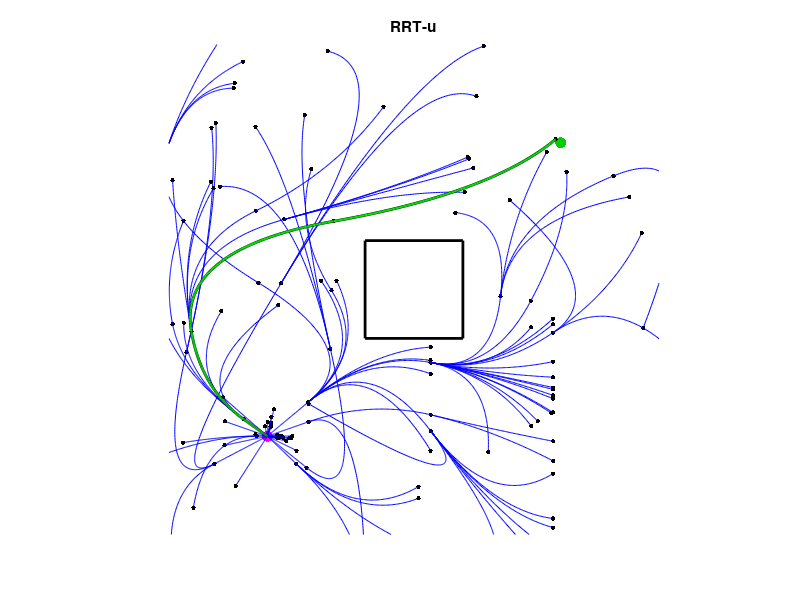

The MATLAB source for this figure:
function RRTu()
    % The RRT-u variant
    % By Urban Eriksson
 
    figure(1003)
    clf 
    axes('box','off','xtick',[],'ytick',[],'ztick',[],'xcolor',[1 1 1],'ycolor',[1 1 1]);
    hold on
    axis([0 1 0 1])

    daspect([1 1 1])
    title('RRT-u')

    xstart = 0.2;
    ystart = 0.2;
    xgoal = 0.8;
    ygoal = 0.8;
    goalradius = 0.03;
    maxacc = 1.0;
    maxvel = 0.25;
    dt_limit = 1;  % Fixed incremental travel time


    nodesx = xstart;
    nodesy = ystart;
    velocitiesx = 0;
    velocitiesy = 0;
    baktrk = -1;
    costs = 0;
    %linehandles = plot(xstart,ystart);
    accelerationsx = 0;
    accelerationsy = 0;
    dts = 0;

    plot(xstart,ystart,'.','markersize',24,'color',[1 0 1]) % start marker
    plot(xgoal,ygoal,'.g','markersize',24,'color',[0 0.8 0]) % goal marker
    plot([0.4 0.6 0.6 0.4 0.4],[0.4 0.4 0.6 0.6 0.4],'linewidth',2,'color','k') % obstacle

    delay = 0.4;

    max_iter = 1000;
    for j = 1:max_iter

        % Sample random configuration
        xrand = rand;
        yrand = rand;

        %  Find nearest
        N = length(nodesx);
        cost_cand = zeros(1,N);
        dt_min = zeros(1,N);
        ax_cand = zeros(1,N);
        ay_cand = zeros(1,N);
        for k = 1:length(nodesx)
            [dt_min(k), ax_cand(k) , ay_cand(k)]= minimize_deltat(nodesx(k), nodesy(k), xrand, yrand, velocitiesx(k), velocitiesy(k), maxacc, maxvel);
            cost_cand(k) = costs(k) + dt_min(k);
        end

        %[dt_min,ix] = min(dt_min);
        [dt_min,ix_min] = min(cost_cand);

        [x_path1,y_path1,vx1,vy1] = calculate_path_points(nodesx(ix_min), nodesy(ix_min), velocitiesx(ix_min), velocitiesy(ix_min), dt_min, ax_cand(ix_min), ay_cand(ix_min));
        
        if collision_free(x_path1, y_path1)

            h1 = plot(x_path1,y_path1,'k:');
            h2 = plot(xrand,yrand,'.k','markersize',10);
            pause(delay)
            delete(h1)
            delete(h2)
            
            dt_new = min(dt_limit,dt_min);
            [x_path2,y_path2,vx2,vy2] = calculate_path_points(nodesx(ix_min), nodesy(ix_min), velocitiesx(ix_min), velocitiesy(ix_min), dt_new, ax_cand(ix_min), ay_cand(ix_min));
            xnew = x_path2(end);
            ynew = y_path2(end);
            
            plot(x_path2,y_path2,'b');
            plot(xnew,ynew,'.k','markersize',10)
            
            nodesx = [nodesx xnew];
            nodesy = [nodesy ynew];
            velocitiesx = [velocitiesx vx2];
            velocitiesy = [velocitiesy vy2];
            baktrk = [baktrk ix_min];
            %linehandles = [linehandles h3];
            costs = [costs cost_cand(ix_min)];
            accelerationsx = [accelerationsx ax_cand(ix_min)];
            accelerationsy = [accelerationsy ay_cand(ix_min)];
            dts = [dts dt_new];
            
            if (sqrt((xnew-xgoal)^2 + (ynew-ygoal)^2) < goalradius)
                optimal_path_plot(nodesx,nodesy,velocitiesx,velocitiesy,dts,accelerationsx,accelerationsy,baktrk);
                break
            end
            
            pause(delay)
        end

        drawnow
        delay = delay * 0.9;

    end
end


function is_free = collision_free(xpath, ypath)
    is_free = ~any( abs(xpath - 0.5) < 0.1 & abs(ypath - 0.5) < 0.1);
end

function optimal_path_plot(nodesx,nodesy,nodesvx,nodesvy,dts,axs,ays,baktrk)
    ix = length(nodesx);
    while (baktrk(ix) ~= -1)

        ixbak = baktrk(ix);

        [x_path, y_path, vx_end, vy_end] = calculate_path_points(nodesx(ixbak),nodesy(ixbak),nodesvx(ixbak),nodesvy(ixbak),dts(ix),axs(ix),ays(ix));


        plot(x_path,y_path,'color',[0 0 0],'linewidth',2)
        plot(x_path,y_path,'color',[0 0.9 0],'linewidth',1.5)
        ix = baktrk(ix);
    end
end

function [dt_opt, ax_opt , ay_opt]= minimize_deltat(x0,y0,x1,y1,vx0,vy0,maxa, maxv)

    dx = x1 - x0;
    dy = y1 - y0;

    dt_array = zeros(1,12);
    ax_array = zeros(1,12);
    ay_array = zeros(1,12);
    approved = false(1,12);

    %%%%%%%%%%%%%%%%%%%%%%%%%%%%%%%%%%
    % #1 vx is the max allowed velocity at dt
    vx1 = maxv;
    dt = 2 * dx / (vx1 +  vx0);
    ax = (vx1 - vx0) / dt;
    ay = 2 / dt^2 * (dy - vy0 * dt);
    vy1 = vy0 + ay * dt;
    [approved(1),dt_array(1),ax_array(1),ay_array(1)] = test_and_approve(dt,vx1,vy1,ax,ay,maxv,maxa);

    % #2 vx is the min allowed velocity at dt
    vx1 = -maxv;
    dt = 2 * dx / (vx1 +  vx0);
    ax = (vx1 - vx0) / dt;
    ay = 2 / dt^2 * (dy - vy0 * dt);
    vy1 = vy0 + ay * dt;
    [approved(2),dt_array(2),ax_array(2),ay_array(2)] = test_and_approve(dt,vx1,vy1,ax,ay,maxv,maxa);

    % #3 ax is the max allowed acceleration : positive solution
    ax = maxa;
    t2 = (vx0 / ax)^2 + 2 * dx / ax;
    dt = - vx0 / ax + sqrt( t2 );
    ay = 2 / dt^2 * (dy - vy0 * dt);
    vx1 = vx0 + ax * dt;
    vy1 = vy0 + ay * dt;
    [approved(3),dt_array(3),ax_array(3),ay_array(3)] = test_and_approve(dt,vx1,vy1,ax,ay,maxv,maxa);

    % #4 ax is the max allowed acceleration : negativetive solution
    ax = maxa;
    t2 = (vx0 / ax)^2 + 2 * dx / ax;
    dt = - vx0 / ax - sqrt( t2 );
    ay = 2 / dt^2 * (dy - vy0 * dt);
    vx1 = vx0 + ax * dt;
    vy1 = vy0 + ay * dt;
    [approved(4),dt_array(4),ax_array(4),ay_array(4)] = test_and_approve(dt,vx1,vy1,ax,ay,maxv,maxa);

    % #5
    ax = -maxa;
    t2 = (vx0 / ax)^2 + 2 * dx / ax;
    dt = - vx0 / ax + sqrt( t2 );
    ay = 2 / dt^2 * (dy - vy0 * dt);
    vx1 = vx0 + ax * dt;
    vy1 = vy0 + ay * dt;
    [approved(5),dt_array(5),ax_array(5),ay_array(5)] = test_and_approve(dt,vx1,vy1,ax,ay,maxv,maxa);

    % #6
    ax = -maxa;
    t2 = (vx0 / ax)^2 + 2 * dx / ax;
    dt = - vx0 / ax - sqrt( t2 );
    ay = 2 / dt^2 * (dy - vy0 * dt);
    vx1 = vx0 + ax * dt;
    vy1 = vy0 + ay * dt;
    [approved(6),dt_array(6),ax_array(6),ay_array(6)] = test_and_approve(dt,vx1,vy1,ax,ay,maxv,maxa);

    %%%%%%%%%%%%%%%%%%%%%%%%%%%%%%%%%%
    % #7 vy = given velocity at dt
    vy1 = maxv;
    dt = 2 * dy / (vy1 +  vy0);
    ay = (vy1 - vy0) / dt;
    ax = 2 / dt^2 * (dx - vx0 * dt);
    vx1 = vx0 + ax * dt;
    [approved(7),dt_array(7),ax_array(7),ay_array(7)] = test_and_approve(dt,vx1,vy1,ax,ay,maxv,maxa);

    % #8 vx = given velocity at dt
    vy1 = -maxv;
    dt = 2 * dy / (vy1 +  vy0);
    ay = (vy1 - vy0) / dt;
    ax = 2 / dt^2 * (dx - vx0 * dt);
    vx1 = vx0 + ax * dt;
    [approved(8),dt_array(8),ax_array(8),ay_array(8)] = test_and_approve(dt,vx1,vy1,ax,ay,maxv,maxa);

    % #9
    ay = maxa;
    t2 = (vy0 / ay)^2 + 2 * dy / ay;
    dt = - vy0 / ay + sqrt( t2 );
    ax = 2 / dt^2 * (dx - vx0 * dt);
    vy1 = vy0 + ay * dt;
    vx1 = vx0 + ax * dt;
    [approved(9),dt_array(9),ax_array(9),ay_array(9)] = test_and_approve(dt,vx1,vy1,ax,ay,maxv,maxa);

    % #10
    ay = maxa;
    t2 = (vy0 / ay)^2 + 2 * dy / ay;
    dt = - vy0 / ay - sqrt( t2 );
    ax = 2 / dt^2 * (dx - vx0 * dt);
    vy1 = vy0 + ay * dt;
    vx1 = vx0 + ax * dt;
    [approved(10),dt_array(10),ax_array(10),ay_array(10)] = test_and_approve(dt,vx1,vy1,ax,ay,maxv,maxa);

    % #11
    ay = -maxa;
    t2 = (vy0 / ay)^2 + 2 * dy / ay;
    dt = - vy0 / ay + sqrt( t2 );
    ax = 2 / dt^2 * (dx - vx0 * dt);
    vy1 = vy0 + ay * dt;
    vx1 = vx0 + ax * dt;
    [approved(11),dt_array(11),ax_array(11),ay_array(11)] = test_and_approve(dt,vx1,vy1,ax,ay,maxv,maxa);

    % #12
    ay = -maxa;
    t2 = (vy0 / ay)^2 + 2 * dy / ay;
    dt = - vy0 / ay - sqrt( t2 );
    ax = 2 / dt^2 * (dx - vx0 * dt);
    vy1 = vy0 + ay * dt;
    vx1 = vx0 + ax * dt;
    [approved(12),dt_array(12),ax_array(12),ay_array(12)] = test_and_approve(dt,vx1,vy1,ax,ay,maxv,maxa);

    [dt_opt,ind] = min(dt_array);
    ax_opt = ax_array(ind);
    ay_opt = ay_array(ind);
end

function [approved,dt,ax,ay] = test_and_approve(dt,vx1,vy1,ax,ay,maxv,maxa)
    if ~isnan(dt) && ~isinf(dt) && isreal(dt) && dt > 0 && abs(vx1) <= maxv && abs(vy1) <= maxv  && abs(ax) <= maxa && abs(ay) <= maxa 
        approved = true;
    else
        approved = false;
        dt = 1e10;
    end
end

function [x_path, y_path, vx_end, vy_end] = calculate_path_points(x,y,vx,vy,dt,ax,ay)
    dt_array = (0:100)/100 * dt;
    x_path = ax * dt_array.^2 / 2 + vx * dt_array + x;
    y_path = ay * dt_array.^2 / 2 + vy * dt_array + y;
    vx_end = vx + ax * dt;
    vy_end = vy + ay * dt;
end
    
    
    